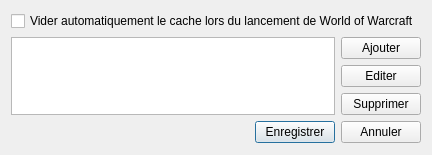
<?xml version="1.0" encoding="UTF-8"?>
<ui version="4.0">
 <class>FenOptions</class>
 <widget class="QDialog" name="FenOptions">
  <property name="geometry">
   <rect>
    <x>0</x>
    <y>0</y>
    <width>432</width>
    <height>155</height>
   </rect>
  </property>
  <property name="windowTitle">
   <string>EasyRealm</string>
  </property>
  <layout class="QGridLayout" name="gridLayout_2">
   <item row="0" column="0">
    <widget class="QCheckBox" name="ui_viderCache">
     <property name="text">
      <string>Vider automatiquement le cache lors du lancement de World of Warcraft</string>
     </property>
    </widget>
   </item>
   <item row="2" column="0">
    <layout class="QHBoxLayout" name="horizontalLayout">
     <item>
      <spacer name="horizontalSpacer">
       <property name="orientation">
        <enum>Qt::Horizontal</enum>
       </property>
       <property name="sizeHint" stdset="0">
        <size>
         <width>40</width>
         <height>20</height>
        </size>
       </property>
      </spacer>
     </item>
     <item>
      <widget class="QPushButton" name="ui_btnEnregistrer">
       <property name="text">
        <string>Enregistrer</string>
       </property>
      </widget>
     </item>
     <item>
      <widget class="QPushButton" name="ui_btnAnnuler">
       <property name="text">
        <string>Annuler</string>
       </property>
      </widget>
     </item>
    </layout>
   </item>
   <item row="1" column="0">
    <layout class="QGridLayout" name="gridLayout">
     <item row="2" column="1">
      <widget class="QPushButton" name="ui_btnAjouter">
       <property name="text">
        <string>Ajouter</string>
       </property>
      </widget>
     </item>
     <item row="3" column="1">
      <widget class="QPushButton" name="ui_btnEditer">
       <property name="text">
        <string>Editer</string>
       </property>
      </widget>
     </item>
     <item row="4" column="1">
      <widget class="QPushButton" name="ui_btnSupprimer">
       <property name="text">
        <string>Supprimer</string>
       </property>
      </widget>
     </item>
     <item row="2" column="0" rowspan="3">
      <widget class="QListView" name="ui_listeDossiers"/>
     </item>
    </layout>
   </item>
  </layout>
 </widget>
 <resources/>
 <connections/>
</ui>
